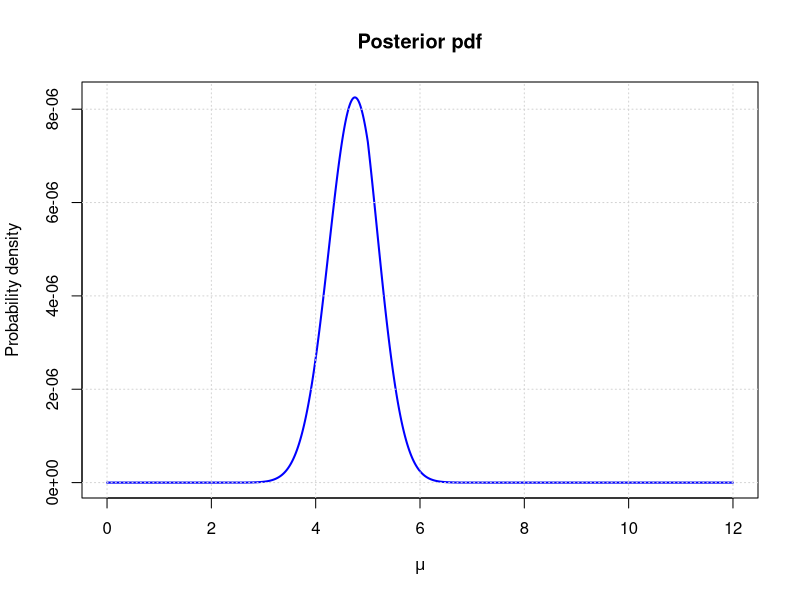
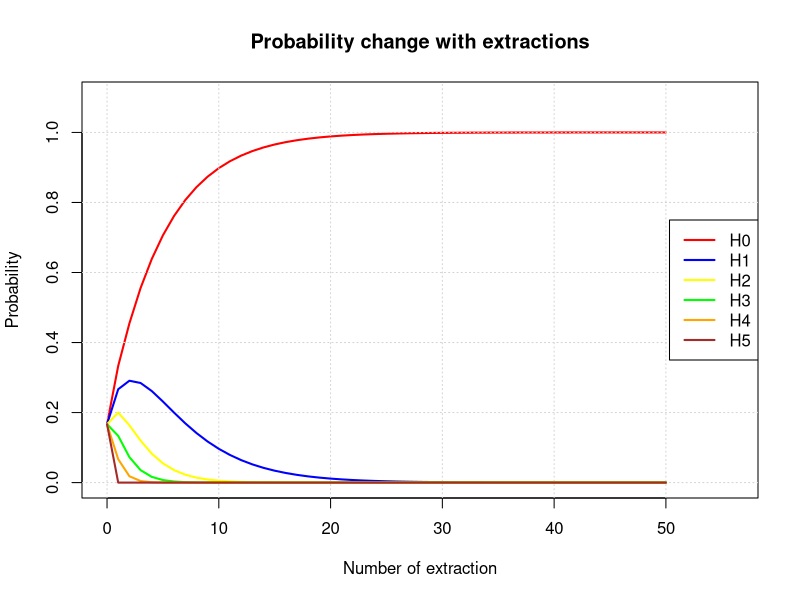

The R script that drew these images, in order:
## ---- chunk 1
where_does_integrate <- function(f, x_value, lower = 0, upper = 1) {
  
  xs <- c(lower, upper, by = 10^(-6))
  vs <- double(length(xs))
  
  for(i in 1:length(vs)) {
    vs[i] = f(xs[i])
  }
  
  integral_values <- cumsum(vs)
  
  minimum_v <- xs[length(xs)]
  for(i in 1:length(integral_values)) {
    v <- abs(integral_values[i] - x_value)
    if(v < minimum_v) {
      minimum_v   <- v
      lower_bound <- xs[i]
    }
  }
  
  return(lower_bound)
  
}
## ---- chunk 2
precision <- 10^(-5)

data <- c(4.09, 4.68, 1.87, 2.62, 5.58, 8.68, 4.07, 4.78, 4.79, 4.49, 5.85, 5.09, 2.40, 6.27, 6.30, 4.47)

prior <- function(mu) {
  if(mu == 0) {
    mu <- precision
  }
  
  if(mu > 0 && mu <= 3) {
    return(mu)
  }
  else if(mu > 3 && mu <= 5) {
    return(3)
  }
  else if(mu > 5 && mu <= 8) {
    return(8 - mu)
  }
  else if(mu > 8) {
    return(0)
  }
}

posterior <- function(mu) {
  variance <- 4
  return(prior(mu) * dnorm(mean(data), mean = mu, sd = sqrt(variance / length(data))))
}

mus <- seq(0, 12, by = precision)
vs  <- double(length(mus))

for(i in 1:length(mus)) {
  vs[i] <- posterior(mus[i])
}

vs <- vs / sum(vs)

plot(mus, vs, 
     type = "l", lwd = 2, col = "blue",
     xlab = expression(mu), ylab = "Probability density",
     main = "Posterior pdf"
    )
grid()

posterior_mean <- sum(mus * vs)
cat(sprintf("Posterior mean: %.3f\n", posterior_mean))

posterior_variance <- sum((mus - posterior_mean)^2 * vs)
cat(sprintf("Posterior standard deviation: %.3f\n", sqrt(posterior_variance)))
## ---- chunk 3
# Function of the toy model
six_boxes_toy_model <- function(n_boxes, n_extractions) {
  
  # Getting the vector of names (H0, H1, H2, ...)
  box_names <- character(n_boxes)
  
  for(i in 1:n_boxes) {
    box_names[i] <- paste("H", i-1, sep = "")
  }
  
  # Extraction of the box
  box <- sample(0:(n_boxes-1), 1)
  
  # Extractions of the balls from the chosen box
  extractions <- rbinom(n_extractions, 1, box / (n_boxes - 1))
  
  # Fixing the matrix of probabilities: columns are boxes, rows are extractions
  p <- matrix(0, ncol = n_boxes, nrow = n_extractions + 1)
  p[1,] <- 1/n_boxes   # The first row represent the prior probability, so 1/6 in our case
  
  # I choose outcome 1 as extraction of a white ball and outcome 0 as extraction of a black ball
  ps_white <- seq(0, 5) / (n_boxes - 1)
  ps_black <- 1 - ps_white
  
  cat(sprintf("Box chosen: H%d\n\n", box))
  cat(paste("Probabilities:\n"))

  # Update of the probabilities with extractions
  for(i in 1:n_extractions) {
    
    if(extractions[i] == 0) {
      v <- ps_black * p[i,]
    }
    
    else if(extractions[i] == 1) {
      v <- ps_white * p[i,]
    }
    
    p[i+1,] <- v / sum(v)   # Normalization
    
    cat(sprintf("After extraction %d: ", i))
    
    for(j in 1:n_boxes) {
      cat(sprintf("%s -> %.2f%%   ", box_names[j], p[i+1,j] * 100))
    }
    
    cat(sprintf("\n"))
  }
  
  # Plots
  colors = c("red", "blue", "yellow", "green", "orange", "brown")
  
  plot(seq(0, n_extractions), p[,1],
       type = "l", lwd = 2, col = colors[1],
       main = "Probability change with extractions",
       xlab = "Number of extraction",
       ylab = "Probability",
       xlim = c(0, n_extractions+6),
       ylim = c(0, 1.1)
      )
  grid()
  
  for(j in 2:ncol(p)) {
    lines(seq(0, n_extractions), p[,j], lwd = 2, col = colors[j])
  }
  
  legend("right", legend = box_names, col = colors, lwd = 2)
    
}

six_boxes_toy_model(n_boxes = 6, n_extractions = 50)
